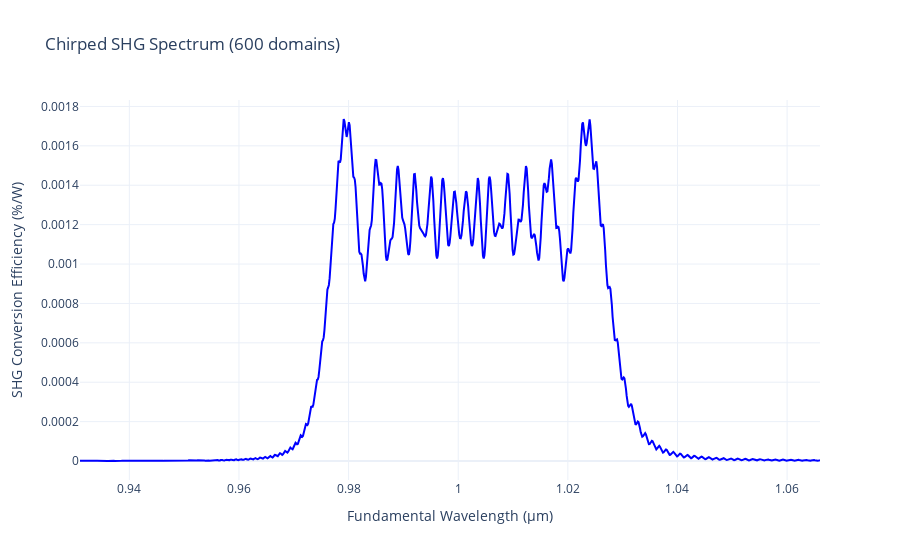

This figure's notebook cell:
### Code cell
main()

### Figure 1 — Plotly figure (JSON) as saved in the notebook; plotly's stock layout.template omitted (floating-point values rounded to 4 significant figures; data arrays with more than 128 entries replaced by an {"elided": "..."} marker saying what was removed)
{"data": [{"line": {"color": "blue", "width": 2}, "mode": "lines", "name": "SHG Conversion Efficiency", "type": "scatter", "x": {"elided": "1000 float values"}, "y": {"elided": "1000 float values"}}], "layout": {"title": {"text": "Chirped SHG Spectrum (600 domains)"}, "xaxis": {"title": {"text": "Fundamental Wavelength (μm)"}}, "yaxis": {"title": {"text": "SHG Conversion Efficiency (%/W)"}}}}
